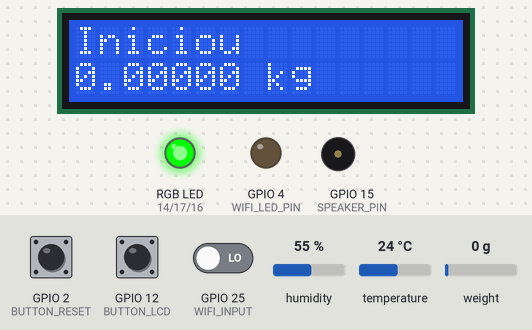
The sketch below on a simulated ESP32. On the bench: 16×2 character LCD, an RGB LED mixed from three pins (HIGH = lit), output pins drawn as LEDs (lit = HIGH), buzzer (waves = sounding, pin HIGH). Dashed ring = blinking. The test bench sets the inputs (shaded band); at power-on: GPIO 25 (WIFI_INPUT) LOW, GPIO 12 (BUTTON_LCD) LOW, weight on the scale 0 g, GPIO 2 (BUTTON_RESET) LOW, humidity 55 %, temperature 24 °C. WiFi joins after 1.5 s; servers stay silent unless stated; storage starts empty; what the sketch prints to the serial monitor is not drawn. At 13.8 s the program restarts the board; the recording ends there.

Above: at 1.4 s.
1.5 s: GPIO 25 (WIFI_INPUT) driven HIGH
At 4.9 s:
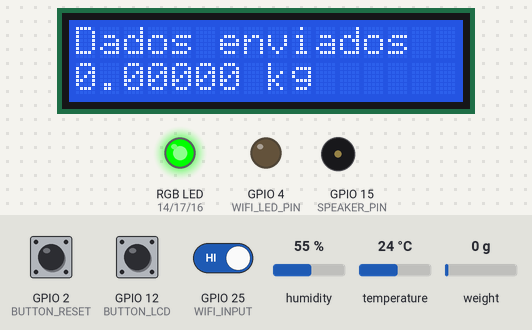
5.8 s: GPIO 12 (BUTTON_LCD) pulled HIGH for 3.2 s
At 6.3 s:
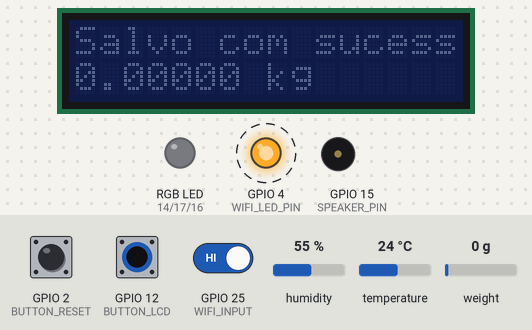
10.5 s: weight on the scale set to 968 g
At 11.2 s:
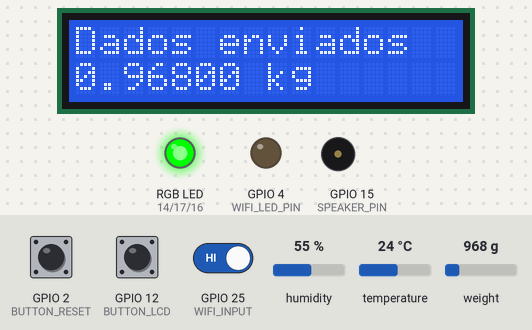
12.1 s: weight on the scale set to 1070 g
At 13.4 s:
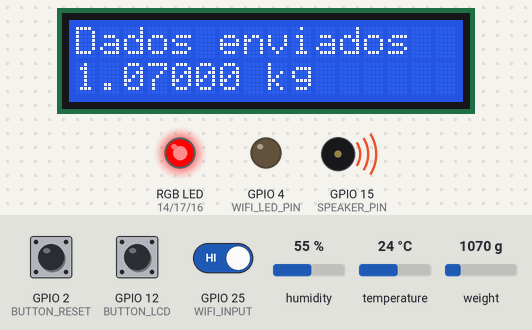
13.7 s: GPIO 2 (BUTTON_RESET) pulled HIGH for 0.3 s
Timing chart, 0 to 13.8 s (numbered marks = the images above; inputs shaded):
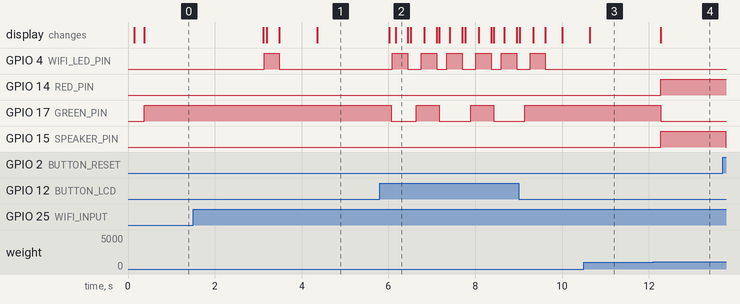

Measured:
- the behaviour switches between 999 and 1000 g on weight on the scale (found by bisection; images 3 and 4)
- after the input at 1.5 s, GPIO 4 (WIFI_LED_PIN): LOW → HIGH after 1.6 s, → LOW 0.35 s later; the display: first differs from a run without the input after 1.7 s (image 1 shows a later state)
- after the input at 5.8 s, GPIO 4 (WIFI_LED_PIN): alternates HIGH for 0.35 s and LOW for 0.31 s, 12 changes in all, then stays LOW, starting after 0.29 s; GPIO 17 (GREEN_PIN): HIGH → LOW after 0.27 s, then repeats every 1.3 s: HIGH 0.53 s, LOW 0.73 s; the display: first changes after 0.21 s (image 2 shows a later state)
- after the input at 10.5 s, the display: changes after 0.14 s (image 3)
- after the input at 12.1 s, GPIO 14 (RED_PIN), GPIO 15 (SPEAKER_PIN): LOW → HIGH after 0.17 s; GPIO 17 (GREEN_PIN): HIGH → LOW after 0.17 s; the display: changes after 0.17 s (image 4)

The sketch:

signal_conditioner.ino
```cpp
/****************************************************************
    Inclusão das bibliotecas, definição de constantes e
                      variáveis globais
****************************************************************/
#include <Arduino.h>
#include <SPI.h>
#include <SD.h>
#include <WiFi.h>
#include "WiFiManager.h"
#include <ArduinoJson.h>
#include <HX711.h>
#include <Wire.h>
#include <LiquidCrystal_I2C.h>
#include "UbidotsEsp32Mqtt.h"
#include <Adafruit_Sensor.h>
#include <Adafruit_BME280.h>

// constantes do LCD
#define ADDRESS  0x27
#define COLUMNS 16
#define ROWS 2

//Arquivo onde as configurações serão salvas
#define JSON_CONFIG_FILE "/config.json"

//Arquivo onde as medições serão salvas
#define MEASURES_FILE "/measure.csv"

// Definição dos pinos utilizados no projeto.
#define RED_PIN 14       // Pino do LED vermelho.
#define GREEN_PIN 17     // Pino do LED verde.
#define BLUE_PIN 16      // Pino do LED azul.
#define BUTTON_LCD 12 // Pino do botão de ligar o lcd.
#define BUTTON_RESET 2   // Pino do botão de reiniciar.
#define SPEAKER_PIN 15   // Pino do Buzzer.
#define WIFI_INPUT 25    //pino do wifi
#define WIFI_LED_PIN 4    //pino do LED do wifi

String WIFI_SSID = "test";      // Armazena o SSID do Wi-Fi
String WIFI_PASS = "";      // Armazena a senha do Wi-Fi

//Configuraçãoes feitas no site via LAN
char ubidotsToken[50] = "";
char espName[30] = "sensor_celula2";
char measureUnit[5] = "N";
float maxValue = 1;
float tareValue = 0;
float setScale = 204241.493;
int publishFrequency = 1000;

bool sdWorking = true;      // Estado do sd, verdadeiro se estiver funcionando.
bool isScanning = true;    // Estado da varredura, verdadeiro se estiver medindo.
int lastButtonPressed = -1; // Estado do botão, verdadeiro se estiver pressionado.
unsigned long timer;        //timer para calcular a frequencia de publicação

LiquidCrystal_I2C lcd(ADDRESS, COLUMNS, ROWS); // Inicialização do LCD
HX711 scale; // Objeto da balança.
Adafruit_BME280 bme; //Inicializando o BME


/************************************************************
                  Funções do Cartão SD
************************************************************/
//Função para enviar os dados pelo ubidots
bool sendData(float value, float h, float t, char* ssid, char* pass) {
  Ubidots ubidots(ubidotsToken); //Cria o objeto do Ubidots
  const bool connected = ubidots.connectToWifi(ssid, pass, handleScan, 5); //Conecta o Ubidots ao Wifi
  //Se está conectado
  if (connected) {
    ubidots.setup(); //Inicia o funcionamento do ubidots
    bool reconnected = true;

    //Se o ubidots não está conectado
    if (!ubidots.connected()) {
      Serial.println("Reconectando");
      cleanLCDRow(0, "Reconectando");
      reconnected = ubidots.reconnect(handleScan, 2);
    }

    //Se foi reconectado
    if (reconnected) {
      //Adiciona as variáveis
      ubidots.add("temperatura", t);
      ubidots.add("humidade", t);
      ubidots.add(measureUnit, value); //Define o dado do HX711 para ser enviado

      //Envia os dados adicionados
      ubidots.publish(espName); //Envia no nome do dispositivo

      //Indica isso
      Serial.println("Dados enviados");
      cleanLCDRow(0, "Dados enviados");
      return true;
    }
  }
  return false;
}


/************************************************************
                  Funções do Cartão SD
************************************************************/
//Função chamada para salvar as configurações
void saveConfigFile() {
  //Se o SD está funcionando
  if (sdWorking) {
    //Põem as configurações em um JSON
    Serial.println(F("Saving config"));
    StaticJsonDocument<512> json;
    json["ubidotsToken"] = ubidotsToken;
    json["espName"] = espName;
    json["measureUnit"] = measureUnit;
    json["publishFrequency"] = publishFrequency;
    json["maxValue"] = maxValue;
    json["tareValue"] = tareValue;
    json["setScale"] = setScale;
    json["WIFI_SSID"] = WIFI_SSID;
    json["WIFI_PASS"] = WIFI_PASS;

    //Abre o arquivo e salva
    File configFile = SD.open(JSON_CONFIG_FILE, FILE_WRITE);
    if (!configFile) {
      Serial.println("failed to open config file for writing");
    }

    serializeJsonPretty(json, Serial);
    if (serializeJson(json, configFile) == 0) {
      Serial.println(F("Failed to write to file"));
    }
    configFile.close(); //Fecha o arquivo
  }
}

//Adiciona mais uma linha a um arquivo já existente
void appendFile(const char * message, const char * header){
  Serial.printf("Appending to file: %s\n", MEASURES_FILE);

  //Se não existir no sd
  if (!SD.exists(MEASURES_FILE)) {
    //Abre o arquivo e cria um cabeçalho
    File measureFile1 = SD.open(MEASURES_FILE, FILE_WRITE);
    if(measureFile1.println(header)){
      Serial.println("Measure File written");

    } else {
      Serial.println("Measure File Write failed");
    }

    measureFile1.close(); //Fecha o arquivo
  }

  //Abre o arquivo e salva em uma nova linha
  File measureFile = SD.open(MEASURES_FILE, FILE_APPEND);
  if(!measureFile){
    Serial.println("Failed to open file for appending");
    return;
  }
  if(measureFile.print(message)){
      Serial.println("Message appended");
  } else {
    Serial.println("Append failed");
  }
  measureFile.close();  //Fecha o arquivo
}


//Carrega as variáveis de configuração
bool loadConfigFile() {
  //Se o sd está funcionando
  if (sdWorking) {
    //Se o arquivo existe
    if (SD.exists(JSON_CONFIG_FILE)) {
      File configFile = SD.open(JSON_CONFIG_FILE);

      //Se configFile existe
      if (configFile) {
        StaticJsonDocument<512> json;
        DeserializationError error = deserializeJson(json, configFile);
        JsonObject obj = json.as<JsonObject>();
        serializeJsonPretty(json, Serial);


        //Se não deu erro
        if (!error) {
          Serial.println("\nparsed json");

          //Carrega os arquivos nas variáveis globais
          strcpy(ubidotsToken, json["ubidotsToken"]);
          strcpy(espName, json["espName"]);
          strcpy(measureUnit, json["measureUnit"]);
          maxValue = json["maxValue"].as<float>();
          tareValue = json["tareValue"].as<float>();
          setScale = json["setScale"].as<float>();
          publishFrequency = json["publishFrequency"].as<float>();
          WIFI_SSID = obj["WIFI_SSID"].as<String>();
          WIFI_PASS = obj["WIFI_PASS"].as<String>();
          Serial.println(obj["WIFI_PASS"].as<String>());

          return true;

        } else {
          Serial.println("failed to load json config");
        }
      }
    }
    return false;
  }
  return false;
}


//Escreve as informações das medições no cartão sd
void writeMeasures(float h, float t, float value) {
  //Monta o texto que será escrito no SD
  String headerStr = "milissegundos ligado; umidade %; temperatura (*C); " + String(measureUnit);
  String messageStr = String(millis()) + "; " + String(h) + "; " + String(t) + "; " + String(value, 6) + "\n";
  char header[80];
  char message[80];
  //Transforma em array de char
  headerStr.toCharArray(header, 80);
  messageStr.toCharArray(message, 80);

  //Adiciona no arquivo
  appendFile(message, header);
}

/***************************************************
     FUNÇÕES REFERENTES A CONFIGURAÇÃO VIA LAN

Código baseado no repositório feito por
https://github.com/sponsors/witnessmenow/
****************************************************/
// Irá ser chamada quando o usuário apertar em Salvar na configuração LAN
void saveConfigCallback() {
  Serial.println("Should save config");
  saveConfigFile();
}


//Callback que irá ser chamada quando a página de configuração for aberta.
void configModeCallback(WiFiManager *myWiFiManager) {
  Serial.println("Entered Conf Mode");

  Serial.print("Config SSID: ");
  Serial.println(myWiFiManager->getConfigPortalSSID());

  Serial.print("Config IP Address: ");
  Serial.println(WiFi.softAPIP());
}


//Função utilizada para pegar os dados enviados na configuração lan
String getCustomParamValue(WiFiManager *myWiFiManager, String name) {
  String value;

  int numArgs = myWiFiManager->server->args();
  for (int i = 0; i < numArgs; i++) {
    Serial.println(myWiFiManager->server->arg(i));
  }
  if (myWiFiManager->server->hasArg(name))
  {
    value = myWiFiManager->server->arg(name);
  }
  return value;
}

//Função para criar e instanciar a configuração via WiFi
void startWifiManager(bool (*callback)()) {
  //Liga o led do wifi
  digitalWrite(WIFI_LED_PIN, HIGH);
 //Instancia a controlador da página web
  WiFiManager wm;
  //Define os callbacks
  wm.setSaveConfigCallback(saveConfigCallback);
  wm.setAPCallback(configModeCallback);

  /************************************************************
       Criação dos parâmetros personalizados do WiFi Manager
  *************************************************************/
  WiFiManagerParameter ubidots_token_input("ubidots_token", "Token do ubidots (max: 50 caracteres)", ubidotsToken, 50);
  WiFiManagerParameter esp_name_input("esp_name", "Nome do dispositivo (max: 30 caracteres)", espName, 30);
  WiFiManagerParameter measure_unit_input("measure_unit", "Unidade de medida (max: 5 caracteres)", measureUnit, 5);

  char convertedMaxValue[11];
  dtostrf(maxValue, 3, 3, convertedMaxValue);
  WiFiManagerParameter max_value_input("max_value", "Valor mínimo para o alerta", convertedMaxValue, 12);

  char convertedSetScale[11];
  dtostrf(setScale, 3, 3, convertedSetScale);
  WiFiManagerParameter set_units_input("units_value", "Valor da calibragem", convertedSetScale, 12);

  char convertedPublishTime[11];
  dtostrf(publishFrequency, 3, 3, convertedPublishTime);
  WiFiManagerParameter publish_frequecy_input("publish_time", "Frequência de envio", convertedPublishTime, 12);

  char *customHtml = "type=\"checkbox\"";
  WiFiManagerParameter do_scan_input("key_bool", "Fazer a tara?", "T", 2, customHtml);

  wm.addParameter(&ubidots_token_input);
  wm.addParameter(&esp_name_input);
  wm.addParameter(&measure_unit_input);
  wm.addParameter(&max_value_input);
  wm.addParameter(&set_units_input);
  wm.addParameter(&publish_frequecy_input);
  wm.addParameter(&do_scan_input);

  //Inicia a página de configuração web
  char wifiName[23];
  String macAddress = String("LedZ+" + WiFi.macAddress());
  macAddress.toCharArray(wifiName, 23);
  cleanLCDRow(0, "Abrindo conexao wifi");
  if (wm.startConfigPortal(wifiName, "iptamainteli", callback)) {
    cleanLCDRow(0, "Salvo com sucesso");
    //Atribui os inputs as variáveis globais
    strncpy(ubidotsToken, ubidots_token_input.getValue(), sizeof(ubidotsToken));
    Serial.print("ubidotsToken: ");
    Serial.println(ubidotsToken);

    strncpy(espName, esp_name_input.getValue(), sizeof(espName));
    Serial.print("espName: ");
    Serial.println(espName);

    strncpy(measureUnit, measure_unit_input.getValue(), sizeof(measureUnit));
    Serial.print("measureUnit: ");
    Serial.println(measureUnit);

    maxValue = atoi(max_value_input.getValue());
    Serial.print("maxValue: ");
    Serial.println(maxValue);

    setScale = atoi(set_units_input.getValue());
    Serial.print("setScale: ");
    Serial.println(setScale);

    publishFrequency = atoi(publish_frequecy_input.getValue());
    Serial.print("publishFrequency: ");
    Serial.println(publishFrequency);

    int tareScan = (strncmp(do_scan_input.getValue(), "T", 1) == 0);
    WIFI_PASS = wm.getWiFiPass();
    WIFI_SSID = wm.getWiFiSSID();

    //Se foi apertado para fazer tara
    if (tareScan) {
      doTare();
    }

    //Salva as configurações em memória não volátil
    saveConfigFile();
    cleanLCDRow(0, "Config salva");
    digitalWrite(WIFI_LED_PIN, LOW); //Desliga o led do wifi
    return;
  }
  cleanLCDRow(0, "Não foi salvo");
  digitalWrite(WIFI_LED_PIN, LOW); //Desliga o led do wifi
}


/************************************************************
              Funções padrões do arduino IDE
************************************************************/
void setup() {
  //Inicia o cartão sd
  if (!SD.begin(5)) {
    sdWorking = false;
    Serial.println("SD Failed to init");
  }
  delay(50);


  //Carrega os arquivos
  loadConfigFile();

  //Define os pinos
  pinMode(BUTTON_LCD, INPUT);
  pinMode(BUTTON_RESET, INPUT);
  pinMode(WIFI_INPUT, INPUT);

  pinMode(SPEAKER_PIN, OUTPUT);
  pinMode(RED_PIN, OUTPUT);
  pinMode(GREEN_PIN, OUTPUT);
  pinMode(BLUE_PIN, OUTPUT);
  pinMode(WIFI_LED_PIN, OUTPUT);

  //Define o modo padrão que o WiFi deverá ficar
  WiFi.mode(WIFI_STA);

  lcd.init(); // Inicia a comunicação com o display
  lcd.backlight(); // Liga a iluminação do display
  lcd.clear(); // Limpa o display
  lcd.setCursor(0, 0); // Define onde irá começar a escrever
  lcd.print("Iniciou"); // Imprime a mensagem no LCD

  bme.begin(0x76); //Define a porta I2C do bme

  // Inicializa o objeto HX711 chamado scale.
  scale.begin(26, 27); // Pino DT = 26, Pino SCK = 27.
  scale.set_scale(setScale); // Define a escala do HX711.
  scale.tare(tareValue); //Realiza a tara

  // Inicializa a comunicação Serial.
  Serial.begin(115200);
  Serial.println("Esp32 iniciou.");

  timer = millis(); //Inicializa o timer com o millis atual
}


void loop() {
  handleWifiAndScan(); //Escuta os inputs, incluindo o do Wifi

  const int time = (millis() - timer); // Atribui a distância do tempo atual até o tempo desejado
  //Se o tempo for maior que a frequência de publicação e está escaneando
  const bool timeHasPassed = (abs(time) >(publishFrequency));

  //Se o tempo passou e tem nome de wifi salvo
  if (timeHasPassed && !WIFI_SSID.equals("")) {
    //Converte os valores salvos do wifi de String para Char Array
    char ssid[50];
    char pass[50];
    WIFI_SSID.toCharArray(ssid, 50);
    WIFI_PASS.toCharArray(pass, 50);

    //Limpa o serial
    Serial.flush();

    const float value = measure(); //Lê o HX711
    const float h = changeNaNTo0(bme.readHumidity()); // Lê a humidade
    const float t = changeNaNTo0(bme.readTemperature()); // Lê a temperatura em °C

    //Envia os valores com o Ubidots
    bool valuesSent = sendData(value, h, t, ssid, pass);
    if (!valuesSent) {
      cleanLCDRow(0, "Falha ao enviar dados");
      writeMeasures(h, t, value);
    }
    timer = millis(); //Redefine o tempo utilizado para a contagem do timer
  }

  delay(20);
}


/************************************************************
            Funções para lidar com os inputs
************************************************************/
//Escuta os inputs dos botões e do botão de config. via lan
void handleWifiAndScan() {
  handleWifiInput();
  handleScan();
}


//Escuta o botão de config. via lan
void handleWifiInput() {
  if (checkButton(WIFI_INPUT)) {
    Serial.println("Abrindo conexao wifi");
    startWifiManager(checkWifiInput); //Inicia a configuração via lan
  }
}


//Escuta os botões e verifica se o botão de config. via lan foi apertado
bool checkWifiInput() {
  handleScan();
  return checkButton(WIFI_INPUT);
}


//Agrupa todos os inputs de botões para poderem ser incluidos em um while
void checkInputs() {
  if (checkButton(BUTTON_LCD)) {
    isScanning = !isScanning; // Alterna o estado da varredura.


    if (isScanning) {
      lcd.backlight();
      delay(40);
      cleanLCDRow(0, "Escaneando...");
    } else {
      lcd.noBacklight();
      delay(40);
      cleanLCDRow(0, "");
    }

  }
  if (checkButton(BUTTON_RESET)) {
    digitalWrite(SPEAKER_PIN, LOW); // Desativa o buzzer.
    ESP.restart(); // Reseta o esp
  }
}


//Serve para evitar toque fantasma e erro ao pressionar algum botão
bool checkButton(int pin) {
  int pressed = digitalRead(pin);
  // Se o botão for pressionado e o estado anterior for diferente do atual.
  if (pressed == HIGH && lastButtonPressed != pin) {
    lastButtonPressed = pin;
    return true;
  } else if (pressed == LOW && lastButtonPressed == pin) {
    lastButtonPressed = -1;
  }

  return false;
}


/************************************************************
          Funções para lidar com a medição
************************************************************/
//Escuta os botões que não são o de wifi e faz o funcionamento do SCAN
void handleScan(){
  // Se o botão for pressionado e o estado anterior for diferente do atual.
  checkInputs();

  // Se o botão foi pressionado, começa a medir.
  if (isScanning) {
    scale.power_up();
    measureAndAlarm();

    // Senão, desliga o LED.
  } else {
    digitalWrite(SPEAKER_PIN, LOW); // Desativa o buzzer.
    colorRGB(0, 0, 0);
    scale.power_down();
  }
}


// Mede o peso e ativa o alarme alterando a cor do LED.
void measureAndAlarm() {
  float weight = measure(); // Mede o peso.

  // Se o peso for igual ou maior que 0.5.
  if (weight >= maxValue) {
    digitalWrite(SPEAKER_PIN, HIGH); // Ativa o buzzer.
    colorRGB(255, 0, 0); // Acende o LED vermelho.

  } else if (weight >= 0) { // Se o peso estiver entre 0.1 e 0.5
    digitalWrite(SPEAKER_PIN, LOW); // Desativa o buzzer.
    colorRGB(0, 255, 0); // Acende o LED verde.

  } else {
    colorRGB(0, 0, 255); // Acende o LED azul.
    digitalWrite(SPEAKER_PIN, LOW); // Desativa o buzzer.
  }
  delay(100);
}


// Usa o HX711 para medir o peso.
float measure() {
  if(scale.is_ready()){  // Se o HX711 está pronto para medir
    float weight = scale.get_units(); // Obtém a medida da balança.
    cleanLCDRow(1, String(weight, 5) + " kg");
    return weight; // Retorna o valor medido.
  }
  return 0.0;
}


//Realiza a tara no HX711
void doTare() {
  //Se o HX711 não está pronto para medir
  if (!scale.is_ready()) {
    scale.power_up(); //Liga o HX711
    delay(50);
  }

  float units = scale.get_units();  // Pega a medição da balança
  tareValue = units;                // Salva a medição
  scale.tare(units);                // Realiza a tara com base na medição

  //Se o HX711 não está pronto para medir
  if (!scale.is_ready()) {
    scale.power_down(); //Liga o HX711
    delay(50);
  }
  cleanLCDRow(0, "Tara realizada");
}


//Altera os valores NAN para 0
//Isso é feito para poder enviar os valores para o Ubidots
float changeNaNTo0(float number) {
  //Se não é um número
  if (isnan(number)) {
    return 0; //Retorna 0
  }
  return number; //Retorna o número
}

/************************************************************
      Funções para lidar com dispositivos de saída
************************************************************/
// Função para mudar a cor do LED RGB.
void colorRGB(int red, int green, int blue) {
  analogWrite(RED_PIN, red);
  analogWrite(GREEN_PIN, green);
  analogWrite(BLUE_PIN, blue);
}


//Função para limpar apenas uma linha do LCD e escrever um texto
void cleanLCDRow(int row, String text) {
  lcd.setCursor(0, row);         // Define o início da escrita
  lcd.print("                "); // Apaga o conteúdo da linha
  lcd.setCursor(0, row);         // Define o início da escrita
  lcd.print(text);               // Escreve o texto enviado
}
```
